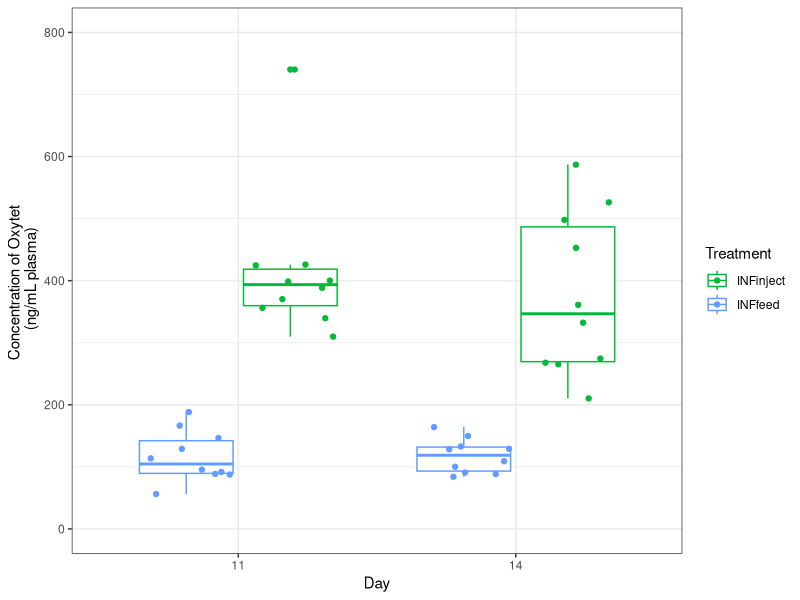
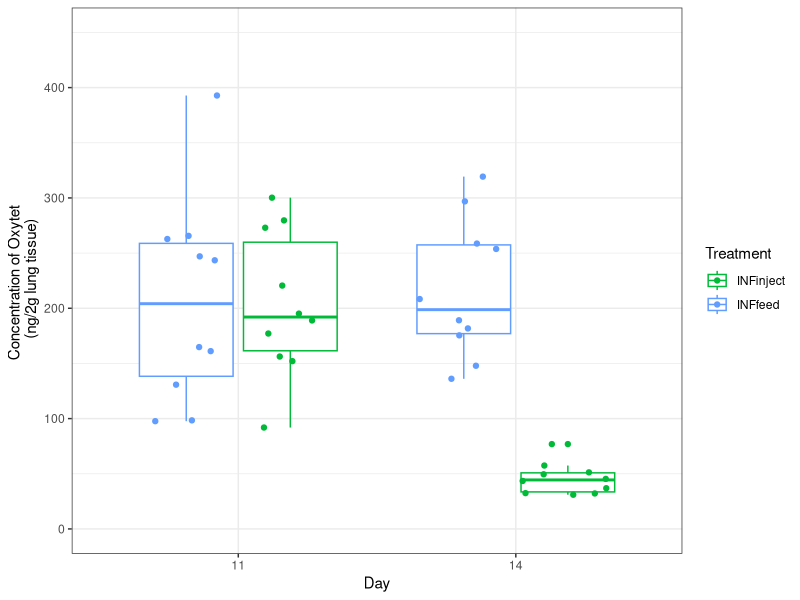
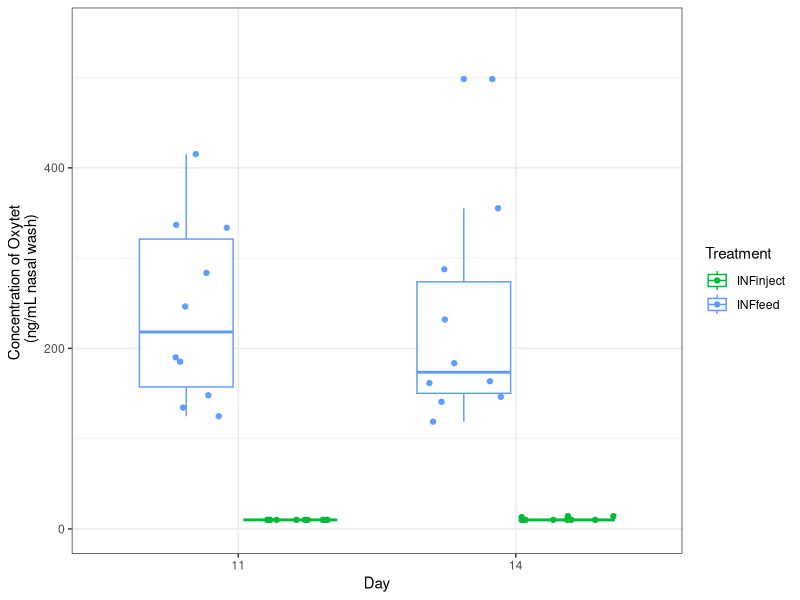

Write R code to recreate these figures, in order. (Note: this script raises an error after producing the figures.)
#####################################################################################################
#FS9 Antibiotic concentration, weight, average daily gain (ADG), lung lesion
#By Mou, KT

#Purpose: This code graphs concentration of oxytetracycline in each tissue for each group and also relative to weight, ADG, and lung lesion
#This was taken from Jules' code (FS1_ABX_conc.R) with some modifications to fit FS9 dataset.

#Load library packages
library(tidyverse)
library(reshape2)
library(ggplot2)
library(cowplot)
library(dplyr)
#library("ggsignif")

sessionInfo()
#R version 4.0.2 (2020-06-22)

########################################################################################################

#Import file
tis <- read.csv('./data/FS9_WeightOxytet.csv', stringsAsFactors = FALSE)  # reads in data, already cleaned a little

#Must organize "tis" file in order to run the various scripts below
tis$Day <- as.numeric(gsub('D', '', tis$Day))             # replaces the 'D' in the time column with '' (nothing)
tis.melt <- melt(tis, id.vars = c(1:4), measure.vars = c(5:7))          # converts to long dataframe format for easy plotting
tis.melt                                                                # just checking on the new long dataframe
tis.melt$value <- gsub('NF', 0, tis.melt$value)         # replaces 'NF' with 0
tis.melt$value <- as.numeric(tis.melt$value)            # forces the value column to be numeric 
tis.melt <- na.exclude(tis.melt)                                        # removes NAs which were introduced in the previous line
tis.melt$DayXTreatment <- paste(tis.melt$Day, tis.melt$Treatment, sep = '_') # creates a 'DayXTreatment column', it's just the 'Day' and 'Treatment' columns pasted together
tis.melt$Day <- factor(tis.melt$Day)                                     # makes the 'Day' column a factor (this means it is categorical data, not continuous data)
tis.melt$Tissue <- ifelse(tis.melt$variable == 'PlasmaOxytet', 'Plasma', 
                          ifelse(tis.melt$variable == 'LungOyxtet', 'Lung',
                                 ifelse(tis.melt$variable == 'NasalOxytet', 'Nasal', NA)))   #Replace original names in 'variable' column with with new names
unique(tis.melt$Treatment)
tis.melt$Treatment <- factor(tis.melt$Treatment, levels = c('NONINFnm', 'INFnm', 'INFinject', 'INFfeed'))

#######################################################################################################################################
#Oxytetracycline Levels, Weight (Figure 3)

#Plasma oxytetracycline only
plasmaoxytet <- tis.melt %>% filter(Tissue == 'Plasma') %>% filter(Treatment %in% c('INFinject', "INFfeed")) %>% 
  ggplot(aes(x=Day, y=value, group=DayXTreatment, color=Treatment)) +
  scale_color_manual(values = c(INFinject='#00BA38',
                               INFfeed='#619CFF')) +
  geom_boxplot() + 
  ylab('Concentration of Oxytet \n (ng/mL plasma)') + 
  theme_bw() + 
  geom_jitter(position=position_jitterdodge(jitter.width = 1)) +
  ylim(0,800)
plasmaoxytet

#Lung oxytetracycline only
lungoxytet <- tis.melt %>% filter(Tissue == 'Lung') %>% filter(Treatment %in% c('INFinject', "INFfeed")) %>% 
  ggplot(aes(x=Day, y=value, group=DayXTreatment, color=Treatment)) +
  scale_color_manual(values = c(INFinject='#00BA38',
                               INFfeed='#619CFF')) +
  geom_boxplot() + 
  geom_jitter(position = position_jitterdodge(jitter.width = 1)) +
  ylab('Concentration of Oxytet \n (ng/2g lung tissue)') + 
  theme_bw() +
  ylim(0,450)
lungoxytet

#Nasal oxytetracycline only
nasaloxytet <- tis.melt %>% filter(Tissue == 'Nasal') %>% filter(Treatment %in% c('INFinject', 'INFfeed')) %>% 
  ggplot(aes(x=Day, y=value, group=DayXTreatment, color=Treatment)) +
  scale_color_manual(values = c(INFinject='#00BA38',
                               INFfeed='#619CFF')) +
  geom_boxplot() + 
  geom_jitter(position = position_jitterdodge(jitter.width = 1)) +
  ylab('Concentration of Oxytet \n (ng/mL nasal wash)') +
  theme_bw() +
  ylim(0,550)
nasaloxytet

#Oxytet stats
tis.melt$group <- paste(tis.melt$Pig, tis.melt$Day, tis.melt$Tissue, sep = '_')
Lung.abx <- tis.melt %>% filter(Tissue == 'Lung') #subset lung data
tmp <- tis.melt %>% group_by(Day, Tissue, Treatment) %>% summarise(mean=mean(value), 
                                                                   n=n(), 
                                                                   sd=sd(value), 
                                                                   se=sd/n) %>% write_csv('./results/mean_abx_conc.csv')

#Weight and oxytetracycline plots

#Convert weight from character to numeric in order to run linear regression with Weight as x-axis
class(tis.melt$Weight) #character
tis.melt$Weight <- as.numeric(tis.melt$Weight)
class(tis.melt$Weight) #numeric

#Concentration of oxytetracycline relative to weight, plasma, days 11 and 14
plasmaweight <- tis.melt %>% 
  filter(Tissue=="Plasma") %>% 
  ggplot(aes(x=Weight, y=value, color=Treatment)) +
  scale_color_manual(values = c(INFinject='#00BA38',
                                INFnm='#F8766D',
                                INFfeed='#619CFF',
                                NONINFnm="#C77CFF")) +
  geom_smooth(method = 'lm') + 
  geom_point() + 
  theme_bw() +
  ylab('Concentration of Oxytet \n (ng/mL plasma)') + 
  xlab("Weight (lbs)") +
  facet_wrap(vars(Day), scales = "free") +
  xlim(13,34) +
  ylim(0,800)
plasmaweight

#Concentration of oxytetracycline relative to weight, lung, days 11 and 14
lungweight <- tis.melt %>% 
  filter(Tissue=="Lung") %>% 
  ggplot(aes(x=Weight, y=value, color=Treatment)) +
  scale_color_manual(values = c(INFinject='#00BA38',
                                INFnm='#F8766D',
                                INFfeed='#619CFF',
                                NONINFnm="#C77CFF")) +
  geom_smooth(method = 'lm') + 
  geom_point() + 
  theme_bw() +
  ylab('Concentration of Oxytet \n (ng/2g lung tissue)') + 
  xlab("Weight (lbs)") +
  facet_wrap(vars(Day), scales = "free") +
  xlim(13,34) +
  ylim(0,450)
lungweight

#Concentration of oxytetracycline relative to weight, nasal, days 11 and 14
nasalweight <- tis.melt %>% 
  filter(Tissue=="Nasal") %>% 
  ggplot(aes(x=Weight, y=value, color=Treatment)) +
  scale_color_manual(values = c(INFinject='#00BA38',
                                INFnm='#F8766D',
                                INFfeed='#619CFF',
                                NONINFnm="#C77CFF")) +
  geom_smooth(method = 'lm') + 
  geom_point() + 
  theme_bw() +
  ylab('Concentration of Oxytet \n (ng/mL nasal wash)') + 
  xlab("Weight (lbs)") +
  theme(axis.title.y = element_text(size=10)) +
  facet_wrap(vars(Day), scales = "free") +
  xlim(13,34) +
  ylim(0,550)
nasalweight

#Combine figures
fig_3 <- plot_grid(lungoxytet, lungweight, nasaloxytet, nasalweight, plasmaoxytet, plasmaweight, 
                   labels = c('A', 'B', "C", "D", "E", "F"), 
                   label_size = 12, 
                   ncol = 2,
                   vjust = 1.4,
                   rel_widths = c(1, 1.5))
fig_3

ggsave("Fig3_OxytetLevelsWeight.tiff", plot=fig_3, width = 10, height = 8, dpi = 200, units =c("in"))



########################################################################################################
#ADG (Figure 2)

#Import file
adg <- read.csv('./data/FS9_AverageDailyGain.csv', stringsAsFactors = FALSE)
colnames(adg)
adg1 <- pivot_longer(adg, cols=c("D0", "D11", "D14"), names_to="Day", values_to="Weight_lbs")
adg2 <- pivot_longer(adg1, cols=c("D11_ADG", "D14_ADG"), names_to="Day_ADG", values_to="ADG")
adg2$Day_ADG <- as.character((adg2$Day_ADG))
adg2$Day <- as.character((adg2$Day))

stats <- adg2 %>% 
  group_by(Treatment, Day_ADG) %>% 
  summarise(Sum=sum(ADG, na.rm = TRUE), Mean=(mean(ADG, na.rm = TRUE)), sd = sd(ADG, na.rm = TRUE)) %>% 
write.csv(stats, file= "FS9_ADGstats.csv")

stats2 <- adg %>% 
  group_by(Treatment) %>% 
  summarise(Sum=sum(D0, na.rm = TRUE), Mean=(mean(D0, na.rm = TRUE)), sd = sd(D0, na.rm = TRUE))
write.csv(stats2, file="FS9_D0weight.csv")

colnames(adg)

stats3 <- adg %>% 
  group_by(Treatment) %>% 
  mutate(two_week_wt = (D14 - D0)) %>% 
  summarise(Sum=sum(two_week_wt, na.rm = TRUE), Mean=(mean(two_week_wt, na.rm= TRUE)), sd = sd(two_week_wt, na.rm = TRUE))
write.csv(stats3, file="FS9_two_week_wt.csv")

#Figure 2a
fig_day0adg <- adg %>% 
  ggplot(aes(x=Treatment, y=D0, color=Treatment)) +
  scale_color_manual(values = c(INFinject='#00BA38',
                                INFnm='#F8766D',
                                INFfeed='#619CFF',
                                NONINFnm="#C77CFF")) +
  geom_boxplot() + 
  geom_jitter(position=position_jitterdodge(jitter.width = .20))+
  labs(y= 'Weight (lbs) on day 0', x= NULL) +
  theme(axis.text.x = element_text(size=12),
        axis.text.y = element_text(size=12),
        axis.title.y = element_text(size=12)) +
  theme_bw() + 
  theme(legend.position = "none")
fig_day0adg

#Figure 2b
fig_day11adg <- adg %>% 
  ggplot(aes(x=Treatment, y=D11_ADG, color=Treatment)) +
  scale_color_manual(values = c(INFinject='#00BA38',
                                INFnm='#F8766D',
                                INFfeed='#619CFF',
                                NONINFnm="#C77CFF")) +
  geom_boxplot() + 
  geom_jitter(position=position_jitterdodge(jitter.width = .20))+
  labs(y= 'Average daily gain (lbs) from day 0 to day 11', x= NULL) +
  theme(axis.text.x = element_text(size=12),
        axis.text.y = element_text(size=12),
        axis.title.y = element_text(size=12)) +
  theme_bw() +
  theme(legend.position = "none") +
  ylim(0,1.2)
fig_day11adg

#Figure 2c
fig_day14adg <- adg %>% 
  ggplot(aes(x=Treatment, y=D14_ADG, color=Treatment)) +
  scale_color_manual(values = c(INFinject='#00BA38',
                                INFnm='#F8766D',
                                INFfeed='#619CFF',
                                NONINFnm="#C77CFF")) +
  geom_boxplot() + 
  geom_jitter(position=position_jitterdodge(jitter.width = .20))+
  labs(y= 'Average daily gain (lbs) from day 0 to day 14', x= NULL) +
  theme(axis.text.x = element_text(size=12),
        axis.text.y = element_text(size=12),
        legend.text = element_text(size=12),
        legend.title = element_text(size=12),
        axis.title.y = element_text(size=12)) +
  theme_bw() + 
  ylim(0,1.2)
fig_day14adg

#Combined Weight + ADG figures
fig_adg3plots <- plot_grid(fig_day0adg, fig_day11adg, fig_day14adg, labels = c('A', 'B', 'C'), label_size = 12, nrow = 1, rel_widths = c(1, 1, 1.2))
fig_adg3plots
ggsave("Fig2_ADG_abc.tiff", plot=fig_adg3plots, width = 15, height = 5, dpi = 500, units =c("in"))

########################################################################################################
#Lung Lesion (Supplemental Figure)

lung <- read.csv('./data/FS9_LungLesionScores.csv', stringsAsFactors = FALSE)
colnames(lung)
fig_lung <- lung %>% 
  ggplot(aes(x=Day, y=WeightedAverage, color=Treatment)) +
  scale_color_manual(values = c(NONINFnm="#C77CFF",
                                INFinject='#00BA38',
                                INFnm='#F8766D',
                                INFfeed='#619CFF')) +
  geom_boxplot() + 
  geom_jitter(aes(color= Treatment), position=position_jitterdodge(jitter.width = .20))+
  labs(y= 'Lung Lesion Weighted Average Score', x= NULL) +
  theme(axis.text.x = element_text(size=12),
        axis.text.y = element_text(size=12),
        legend.text = element_text(size=12),
        legend.title = element_text(size=12),
        axis.title.y = element_text(size=12)) +
  theme_bw()
fig_lung

stats <- lung %>% 
  group_by(lung$Treatment, Day) %>% 
  summarise(Sum=sum(WeightedAverage), Mean=(mean(WeightedAverage)), sd = sd(WeightedAverage), se = sd(WeightedAverage)/sqrt(n()))
write.csv(stats, file= "FS9_LungLesionStats.csv")

ggsave("SuppFig1_LungLesionSeverity.tiff", plot=fig_lung, width = 5, height = 7, dpi = 500, units =c("in"))
